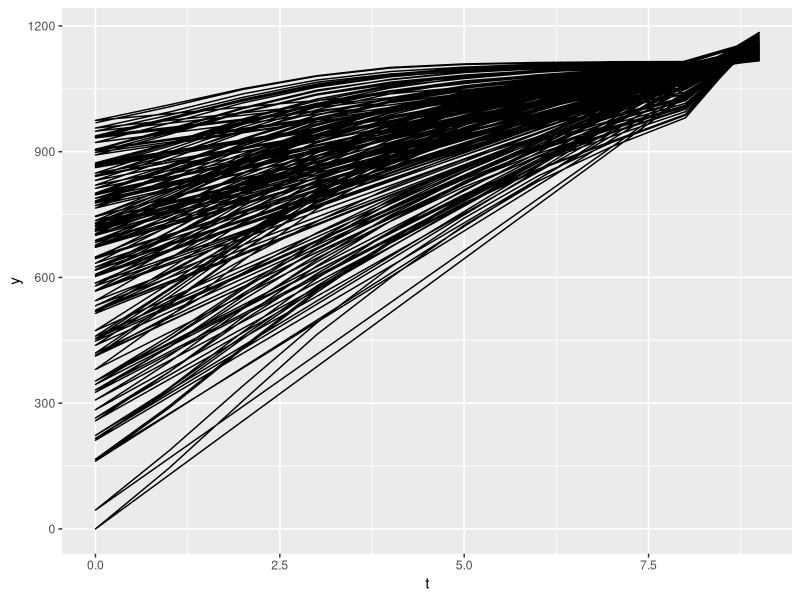
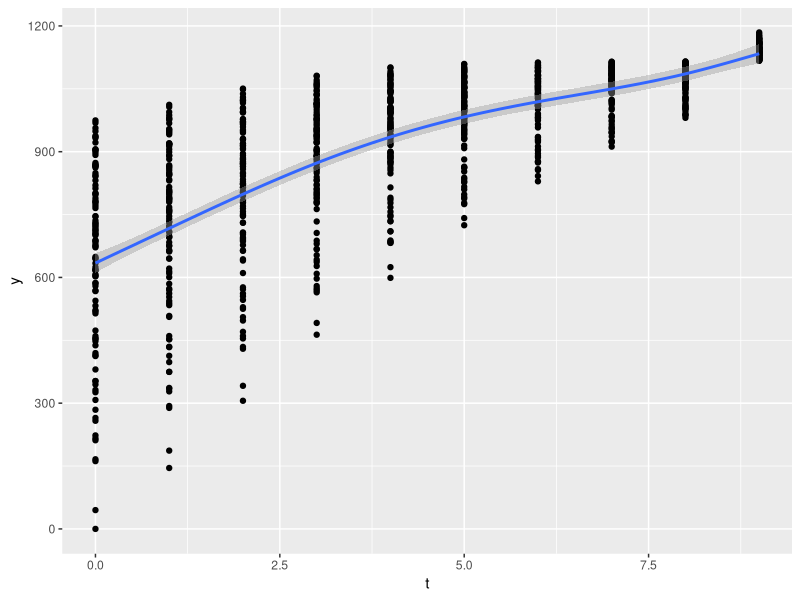

The R script that drew these images, in order: (Note: this script raises an error after producing the figures.)
library(pracma)
library(MASS)
library(ggplot2)
rm(list=ls()); gc(reset = TRUE)

a <- 180
b <- 3
r <- 0.9
sigma <- 1
rho <- 0.2

m <- 10
t <- 0:9
t_s <- (t - min(t))/(max(t) - min(t))
mu <- a / (1 + b * exp(-r*t))
L <- legendre(3, t_s)


COVAR <- rho^(outer(seq(0, (m-1)), seq(0, (m-1)), function(a,b) abs(a-b)))
diag(COVAR) <- sigma^2
#COVAR <- kronecker(diag(j), COVAR)
mvrnorm(n = 1, rep(0, 10), COVAR)

snps <- matrix(rbinom(5000, 1, 0.5), nrow = 100)
snps <- data.frame(id = 1:100, snps)

time_df <- do.call(rbind, lapply(1:100, function(id) cbind(id, t)))

df <- merge(snps, time_df, by = "id", all = TRUE)

snp1_effect <- rnorm(4, 0.25, 0.125)
snp1 <- rep(snp1_effect %*% L, 100)
snp2_effect <- rnorm(4, 0.25, 0.125)
snp2 <- rep(snp2_effect %*% L, 100)
snp3_effect <- rnorm(4, 0.25, 0.125)
snp3 <- rep(snp3_effect %*% L, 100)
snp4_effect <- rnorm(4, 0.25, 0.125)
snp4 <- rep(snp4_effect %*% L, 100)
snp5_effect <- rnorm(4, 0.25, 0.125)
snp5 <- rep(snp5_effect %*% L, 100)
snp6_effect <- rnorm(4, 0.25, 0.125)
snp6 <- rep(snp6_effect %*% L, 100)
snp7_effect <- rnorm(4, 0.25, 0.125)
snp7 <- rep(snp7_effect %*% L, 100)

y <- as.vector(t(mvrnorm(n = 100, mu, COVAR))) + 
  snp1 * df[, 1] + 
  snp2 * df[, 3] + 
  snp3 * df[, 5] + 
  snp4 * df[, 8] + 
  snp5 * df[, 1] * df[, 3] + 
  snp6 * df[, 1] * df[, 5] + 
  snp7 * df[, 3] * df[, 5]
y <- y + abs(min(y))

df <- data.frame(y, df)
ggplot(df, aes(t, y)) + geom_path()
ggplot(df, aes(t, y)) + geom_point() + geom_smooth()

a_hat <- max(y)
form <- y ~ X1 + X3 + X5
params <- c(a_hat, 0.5, 0.5, rep(1, 12))

system.time({
  out <- fminsearch(logistic_legendre_fit, params, 
                    formula = form,
                    data = df,
                    time_col = "t")
})

out

sol <- c("X1", "X3")
cand <- c("X5", "X8")

  params <- rep(1, 3 + 4 * (length(sol) + 1))
  
  lapply(cand, function(candidates){
    var_names <- c(sol, candidates)
    
    form <- as.formula(paste(y, "~", paste(var_names, collapse = "+")))
    
    out <- fminsearch(logistic_legendre_fit, params, 
                      formula = form,
                      data = data,
                      time_col = time_col)
    out
    
  })



minfval_map_func(C = cand, S = sol, y = "y", data = df, time_col = "t")